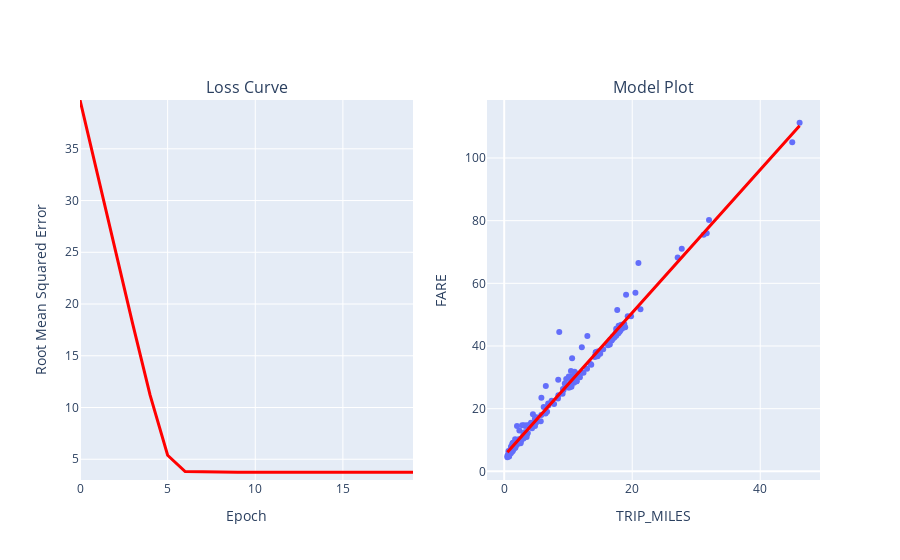

Notebook source saved alongside this figure:
### Code cell
#@title Code - Experiment 1

# The following variables are the hyperparameters.
learning_rate = 0.001
epochs = 20
batch_size = 50

# Specify the feature and the label.
features = ['TRIP_MILES']
label = 'FARE'

model_1 = run_experiment(training_df, features, label, learning_rate, epochs, batch_size)

### Figure 1 — Plotly figure (JSON) as saved in the notebook; plotly's stock layout.template omitted (floating-point values rounded to 4 significant figures; data arrays with more than 128 entries replaced by an {"elided": "..."} marker saying what was removed)
{"data": [{"hovertemplate": "TRIP_MILES=%{x}<br>FARE=%{y}<extra></extra>", "legendgroup": "", "marker": {"color": "#636efa", "symbol": "circle"}, "mode": "markers", "name": "", "orientation": "v", "showlegend": false, "x": {"elided": "200 float values"}, "xaxis": "x2", "y": {"elided": "200 float values"}, "yaxis": "y2", "type": "scatter"}, {"hovertemplate": "TRIP_MILES=%{x}<br>FARE_PREDICTED=%{y}<extra></extra>", "legendgroup": "", "line": {"color": "#ff0000", "dash": "solid", "width": 3}, "marker": {"symbol": "circle"}, "mode": "lines", "name": "", "orientation": "v", "showlegend": false, "x": {"elided": "200 float values"}, "xaxis": "x2", "y": {"elided": "200 float values"}, "yaxis": "y2", "type": "scatter"}, {"hovertemplate": "x=%{x}<br>y=%{y}<extra></extra>", "legendgroup": "", "line": {"color": "#ff0000", "dash": "solid", "width": 3}, "marker": {"symbol": "circle"}, "mode": "lines", "name": "", "orientation": "v", "showlegend": false, "x": [0, 1, 2, 3, 4, 5, 6, 7, 8, 9, 10, 11, 12, 13, 14, 15, 16, 17, 18, 19], "xaxis": "x", "y": [39.72, 32.48, 25.26, 18.12, 11.19, 5.39, 3.814, 3.777, 3.759, 3.751, 3.748, 3.747, 3.746, 3.746, 3.746, 3.746, 3.745, 3.746, 3.746, 3.746], "yaxis": "y", "type": "scatter"}], "layout": {"xaxis": {"anchor": "y", "domain": [0.0, 0.45], "title": {"text": "Epoch"}}, "yaxis": {"anchor": "x", "domain": [0.0, 1.0], "title": {"text": "Root Mean Squared Error"}, "range": [2.996, 39.72]}, "xaxis2": {"anchor": "y2", "domain": [0.55, 1.0], "title": {"text": "TRIP_MILES"}}, "yaxis2": {"anchor": "x2", "domain": [0.0, 1.0], "title": {"text": "FARE"}}, "annotations": [{"font": {"size": 16}, "showarrow": false, "text": "Loss Curve", "x": 0.225, "xanchor": "center", "xref": "paper", "y": 1.0, "yanchor": "bottom", "yref": "paper"}, {"font": {"size": 16}, "showarrow": false, "text": "Model Plot", "x": 0.775, "xanchor": "center", "xref": "paper", "y": 1.0, "yanchor": "bottom", "yref": "paper"}]}}
